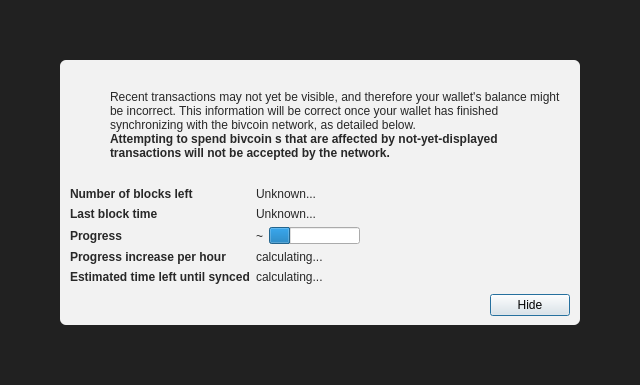
<?xml version="1.0" encoding="UTF-8"?>
<ui version="4.0">
 <class>ModalOverlay</class>
 <widget class="QWidget" name="ModalOverlay">
  <property name="geometry">
   <rect>
    <x>0</x>
    <y>0</y>
    <width>640</width>
    <height>385</height>
   </rect>
  </property>
  <property name="windowTitle">
   <string>Form</string>
  </property>
  <layout class="QVBoxLayout" name="verticalLayout" stretch="0">
   <property name="sizeConstraint">
    <enum>QLayout::SetDefaultConstraint</enum>
   </property>
   <property name="leftMargin">
    <number>0</number>
   </property>
   <property name="topMargin">
    <number>0</number>
   </property>
   <property name="rightMargin">
    <number>0</number>
   </property>
   <property name="bottomMargin">
    <number>0</number>
   </property>
   <item>
    <widget class="QWidget" name="bgWidget" native="true">
     <property name="styleSheet">
      <string notr="true">#bgWidget { background: rgba(0,0,0,220); }</string>
     </property>
     <layout class="QVBoxLayout" name="verticalLayoutMain" stretch="1">
      <property name="leftMargin">
       <number>60</number>
      </property>
      <property name="topMargin">
       <number>60</number>
      </property>
      <property name="rightMargin">
       <number>60</number>
      </property>
      <property name="bottomMargin">
       <number>60</number>
      </property>
      <item>
       <widget class="QWidget" name="contentWidget" native="true">
        <property name="styleSheet">
         <string notr="true">#contentWidget { background: rgba(255,255,255,240); border-radius: 6px; }

QLabel { color: rgb(40,40,40);  }</string>
        </property>
        <layout class="QVBoxLayout" name="verticalLayoutSub" stretch="1,0,0,0">
         <property name="spacing">
          <number>0</number>
         </property>
         <property name="leftMargin">
          <number>10</number>
         </property>
         <property name="topMargin">
          <number>10</number>
         </property>
         <property name="rightMargin">
          <number>10</number>
         </property>
         <property name="bottomMargin">
          <number>10</number>
         </property>
         <item>
          <layout class="QHBoxLayout" name="horizontalLayoutIconText" stretch="0,1">
           <property name="topMargin">
            <number>20</number>
           </property>
           <item>
            <layout class="QVBoxLayout" name="verticalLayoutIcon">
             <property name="leftMargin">
              <number>0</number>
             </property>
             <item>
              <widget class="QPushButton" name="warningIcon">
               <property name="enabled">
                <bool>false</bool>
               </property>
               <property name="text">
                <string/>
               </property>
               <property name="icon">
                <iconset>
                 <normaloff>:/icons/warning</normaloff>
                 <disabledoff>:/icons/warning</disabledoff>:/icons/warning</iconset>
               </property>
               <property name="iconSize">
                <size>
                 <width>48</width>
                 <height>48</height>
                </size>
               </property>
               <property name="flat">
                <bool>true</bool>
               </property>
              </widget>
             </item>
             <item>
              <spacer name="verticalSpacerWarningIcon">
               <property name="orientation">
                <enum>Qt::Vertical</enum>
               </property>
               <property name="sizeHint" stdset="0">
                <size>
                 <width>20</width>
                 <height>40</height>
                </size>
               </property>
              </spacer>
             </item>
            </layout>
           </item>
           <item>
            <layout class="QVBoxLayout" name="verticalLayoutInfoText">
             <property name="leftMargin">
              <number>0</number>
             </property>
             <property name="topMargin">
              <number>0</number>
             </property>
             <item>
              <widget class="QLabel" name="infoText">
               <property name="text">
                <string>Recent transactions may not yet be visible, and therefore your wallet's balance might be incorrect. This information will be correct once your wallet has finished synchronizing with the bivcoin  network, as detailed below.</string>
               </property>
               <property name="textFormat">
                <enum>Qt::RichText</enum>
               </property>
               <property name="wordWrap">
                <bool>true</bool>
               </property>
              </widget>
             </item>
             <item>
              <widget class="QLabel" name="infoTextStrong">
               <property name="font">
                <font>
                 <weight>75</weight>
                 <bold>true</bold>
                </font>
               </property>
               <property name="text">
                <string>Attempting to spend bivcoin s that are affected by not-yet-displayed transactions will not be accepted by the network.</string>
               </property>
               <property name="textFormat">
                <enum>Qt::RichText</enum>
               </property>
               <property name="wordWrap">
                <bool>true</bool>
               </property>
              </widget>
             </item>
             <item>
              <spacer name="verticalSpacerInTextSpace">
               <property name="orientation">
                <enum>Qt::Vertical</enum>
               </property>
               <property name="sizeHint" stdset="0">
                <size>
                 <width>20</width>
                 <height>40</height>
                </size>
               </property>
              </spacer>
             </item>
            </layout>
           </item>
          </layout>
         </item>
         <item>
          <spacer name="verticalSpacerAfterText">
           <property name="orientation">
            <enum>Qt::Vertical</enum>
           </property>
           <property name="sizeHint" stdset="0">
            <size>
             <width>20</width>
             <height>40</height>
            </size>
           </property>
          </spacer>
         </item>
         <item>
          <layout class="QFormLayout" name="formLayout">
           <property name="fieldGrowthPolicy">
            <enum>QFormLayout::FieldsStayAtSizeHint</enum>
           </property>
           <property name="horizontalSpacing">
            <number>6</number>
           </property>
           <property name="verticalSpacing">
            <number>6</number>
           </property>
           <property name="topMargin">
            <number>10</number>
           </property>
           <item row="0" column="0">
            <widget class="QLabel" name="labelNumberOfBlocksLeft">
             <property name="font">
              <font>
               <weight>75</weight>
               <bold>true</bold>
              </font>
             </property>
             <property name="text">
              <string>Number of blocks left</string>
             </property>
            </widget>
           </item>
           <item row="0" column="1">
            <widget class="QLabel" name="numberOfBlocksLeft">
             <property name="text">
              <string>Unknown...</string>
             </property>
            </widget>
           </item>
           <item row="1" column="0">
            <widget class="QLabel" name="labelLastBlockTime">
             <property name="font">
              <font>
               <weight>75</weight>
               <bold>true</bold>
              </font>
             </property>
             <property name="text">
              <string>Last block time</string>
             </property>
            </widget>
           </item>
           <item row="1" column="1">
            <widget class="QLabel" name="newestBlockDate">
             <property name="sizePolicy">
              <sizepolicy hsizetype="Maximum" vsizetype="Preferred">
               <horstretch>0</horstretch>
               <verstretch>0</verstretch>
              </sizepolicy>
             </property>
             <property name="text">
              <string>Unknown...</string>
             </property>
            </widget>
           </item>
           <item row="2" column="0">
            <widget class="QLabel" name="labelSyncDone">
             <property name="font">
              <font>
               <weight>75</weight>
               <bold>true</bold>
              </font>
             </property>
             <property name="text">
              <string>Progress</string>
             </property>
            </widget>
           </item>
           <item row="2" column="1">
            <layout class="QHBoxLayout" name="horizontalLayoutSync" stretch="0,1">
             <item>
              <widget class="QLabel" name="percentageProgress">
               <property name="text">
                <string notr="true">~</string>
               </property>
              </widget>
             </item>
             <item>
              <widget class="QProgressBar" name="progressBar">
               <property name="value">
                <number>24</number>
               </property>
               <property name="format">
                <string/>
               </property>
              </widget>
             </item>
            </layout>
           </item>
           <item row="4" column="0">
            <widget class="QLabel" name="labelProgressIncrease">
             <property name="font">
              <font>
               <weight>75</weight>
               <bold>true</bold>
              </font>
             </property>
             <property name="text">
              <string>Progress increase per hour</string>
             </property>
            </widget>
           </item>
           <item row="4" column="1">
            <widget class="QLabel" name="progressIncreasePerH">
             <property name="text">
              <string>calculating...</string>
             </property>
            </widget>
           </item>
           <item row="5" column="0">
            <widget class="QLabel" name="labelEstimatedTimeLeft">
             <property name="font">
              <font>
               <weight>75</weight>
               <bold>true</bold>
              </font>
             </property>
             <property name="text">
              <string>Estimated time left until synced</string>
             </property>
            </widget>
           </item>
           <item row="5" column="1">
            <widget class="QLabel" name="expectedTimeLeft">
             <property name="text">
              <string>calculating...</string>
             </property>
            </widget>
           </item>
          </layout>
         </item>
         <item>
          <layout class="QHBoxLayout" name="horizontalLayoutButtons">
           <property name="leftMargin">
            <number>10</number>
           </property>
           <property name="topMargin">
            <number>10</number>
           </property>
           <item>
            <spacer name="horizontalSpacer">
             <property name="orientation">
              <enum>Qt::Horizontal</enum>
             </property>
             <property name="sizeHint" stdset="0">
              <size>
               <width>40</width>
               <height>20</height>
              </size>
             </property>
            </spacer>
           </item>
           <item>
            <widget class="QPushButton" name="closeButton">
             <property name="text">
              <string>Hide</string>
             </property>
             <property name="shortcut">
              <string>Esc</string>
             </property>
             <property name="focusPolicy">
              <enum>Qt::StrongFocus</enum>
             </property>
             <property name="default">
              <bool>true</bool>
             </property>
            </widget>
           </item>
          </layout>
         </item>
        </layout>
       </widget>
      </item>
     </layout>
    </widget>
   </item>
  </layout>
 </widget>
 <resources/>
 <connections/>
</ui>
